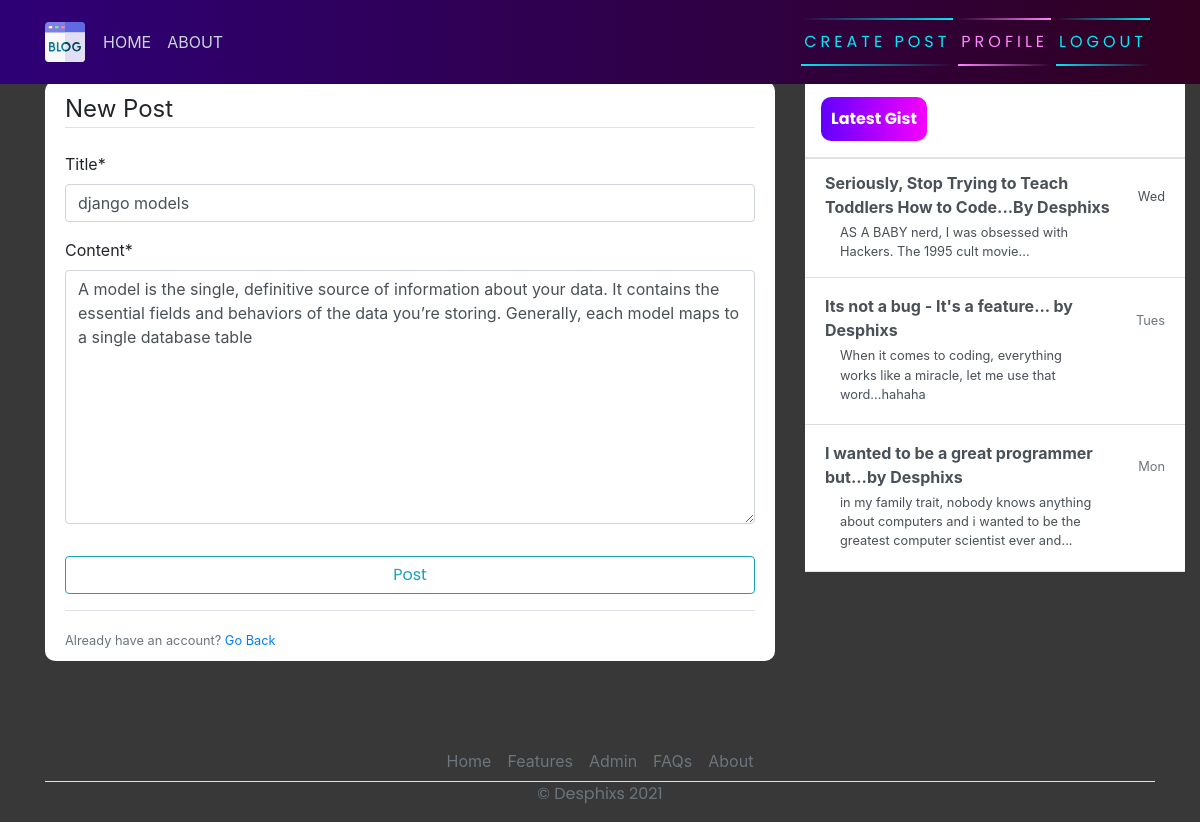
Page /post/1/update (signed in) on the committed database.
### blog/models.py (models this page shows, shortened)
class Post(models.Model):
    title = models.CharField(_("title"), max_length=250)
    content = models.TextField(_("content"))
    date_posted = models.DateTimeField(_("date posted"), default=timezone.now)
    author = models.ForeignKey(User, verbose_name=_("author"), on_delete=models.CASCADE)
    class Meta:
        verbose_name = _("Post")
        verbose_name_plural = _("Posts")

### blog/views.py (the view, shortened to what this page needs)
# urls.py: path('post/<int:pk>/update', views.PostUpdateView.as_view(), name="blog-update"),
class PostUpdateView(LoginRequiredMixin, UserPassesTestMixin, UpdateView):
    model = Post
    fields = ['title', 'content']
    def test_func(self):
        post = self.get_object()
        if self.request.user == post.author:
            return True
        return False

### templates/blog/post_form.html (shortened to what this page needs)
{% extends 'blog/base.html' %}
{% load crispy_forms_tags %}
{% block content %}
    <div class="content-section">
        <form action="" method="post">
            <fieldset class="form-group">
                <legend class="border-bottom mb-4">New Post</legend>
                {{ form|crispy }}
            </fieldset>
            <div class="form-group">
                <button class="btn btn-outline-info" type="submit">Post</button>
            </div>
        </form>
        <div class="border-top pt-3">
            <small class="text-muted">Already have an account? <a href="{% url 'blog-home' %}">Go Back</a></small>
        </div>
    </div>
{% endblock content %}

### static/blog/main.css (style rules this page uses)
body { background-color: rgb(56, 56, 56); margin-top: 5rem; background-size: contain; background-repeat: no-repeat; }
.content-section { background: #ffffff; padding: 10px 20px; border-radius: 10px; margin-bottom: 20px; }
button { font-family: 'Poppins', sans-serif; border: none; outline: 0; display: inline-block; padding: 8px; color: white; background-color: #000; text-align: center; cursor: pointer; width: 100%; font-size: 18px; transition: 1s; background: linear-gradient(270deg, rgb(247, 0, 255) 0%, rgb(98, 0, 255) 100%); }

### rows in the picture
Post: title "django models", content "A model is the single, definitive source of information about your data. It contains the essential fields and behaviors of the data you’re storing. Generally, each model maps to a single database table"
